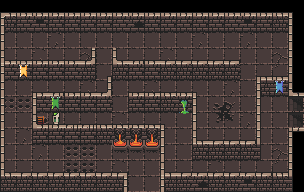

Rendered tile map (Tiled .tmx) drawn with the repository's tilesets; below, a short description and the full map source, tile grids included:
An orthogonal 19x12 tile map with 16x16 px tiles, 4 tile layers (Floor, PNJs, Collisions, Calque de Tuiles 4).

<map version="1.8" tiledversion="1.8.4" orientation="orthogonal" renderorder="right-down" width="19" height="12" tilewidth="16" tileheight="16" infinite="0" nextlayerid="6" nextobjectid="1">
 <editorsettings>
  <export target="Labyrinthe.js" format="js" />
 </editorsettings>
 <tileset firstgid="1" source="0x72_DungeonTilesetII_v1.3.tsx" />
 <layer id="3" name="Floor" width="19" height="12">
  <data encoding="csv">
0,0,0,0,0,0,0,0,0,0,0,0,0,0,0,0,0,0,0,
130,130,130,130,130,130,130,130,130,130,130,130,130,130,130,130,130,130,0,
130,130,130,132,130,130,130,130,130,130,130,130,132,130,130,132,130,130,0,
130,130,132,130,130,131,130,130,130,130,132,130,130,130,130,130,130,131,0,
34,34,34,34,34,34,130,130,130,130,130,130,130,130,130,130,130,163,0,
130,130,130,130,130,132,130,130,130,132,130,130,130,130,132,130,130,130,0,
354,354,34,34,34,34,34,130,130,130,130,130,130,164,162,130,130,130,358,
130,130,196,130,130,130,130,132,130,130,130,197,130,194,195,132,130,130,358,
130,132,130,130,130,130,130,130,130,130,130,130,130,130,130,130,130,130,0,
130,130,132,130,354,354,130,130,130,130,130,130,130,130,130,130,130,131,0,
130,130,130,130,354,354,130,132,130,130,130,130,130,132,130,130,130,163,0,
0,130,130,0,0,0,0,0,130,130,0,0,0,0,0,0,0,0,0
</data>
 </layer>
 <layer id="4" name="PNJs" width="19" height="12">
  <data encoding="csv">
0,0,0,0,0,0,0,0,0,0,0,0,0,0,0,0,0,0,0,
0,0,0,0,0,0,0,0,0,0,0,0,0,0,0,0,0,0,0,
0,0,0,0,0,0,0,0,0,0,0,0,0,0,0,0,0,0,0,
0,0,0,0,0,0,0,0,0,0,0,0,0,0,0,0,0,0,0,
0,0,0,0,0,0,0,0,0,0,0,0,0,0,0,0,0,0,0,
0,0,0,0,0,0,0,0,0,0,0,0,0,0,0,0,0,0,0,
0,0,0,0,0,0,0,0,0,0,0,0,0,0,0,0,0,0,0,
0,0,0,312,0,0,0,0,0,0,0,0,0,0,0,0,0,0,0,
0,0,0,0,0,0,0,0,0,0,0,0,0,0,0,0,0,0,0,
0,0,0,0,0,0,0,0,0,0,0,0,0,0,0,0,0,0,0,
0,0,0,0,0,0,0,0,0,0,0,0,0,0,0,0,0,0,0,
0,0,0,0,0,0,0,0,0,0,0,0,0,0,0,0,0,0,0
</data>
 </layer>
 <layer id="1" name="Collisions" width="19" height="12">
  <data encoding="csv">
326,227,227,227,227,227,227,227,227,227,227,227,227,227,227,227,227,227,226,
294,34,68,34,34,34,34,34,100,34,34,34,34,34,34,68,34,323,258,
258,0,0,0,0,0,0,0,0,0,0,0,0,0,0,0,0,0,258,
291,227,227,227,227,261,0,262,228,227,325,325,325,325,325,0,0,0,258,
258,99,0,0,0,324,225,323,34,34,323,323,323,323,323,0,227,227,258,
258,0,227,228,227,227,261,0,227,227,227,227,226,0,0,0,259,67,262,
258,0,258,98,0,0,0,0,34,34,323,165,258,0,0,0,258,0,0,
258,0,262,227,3,3,227,227,227,227,226,0,258,0,0,0,258,0,0,
258,0,34,34,34,34,323,37,38,39,258,0,291,325,325,325,258,0,258,
258,0,0,0,0,0,0,69,70,71,258,0,323,323,323,323,290,0,258,
291,325,325,325,325,325,325,325,0,0,291,325,325,325,325,325,325,227,258,
323,323,323,323,323,323,323,260,0,0,259,323,100,323,323,68,323,323,290
</data>
 </layer>
 <layer id="5" name="Calque de Tuiles 4" width="19" height="12">
  <data encoding="csv">
0,0,0,0,0,0,0,0,0,0,0,0,0,0,0,0,0,0,0,
0,0,0,0,0,0,0,0,0,0,0,0,0,0,0,0,0,0,0,
0,0,0,0,0,0,0,0,0,0,0,0,0,0,0,0,0,0,0,
0,0,0,0,0,0,0,0,0,0,0,0,0,0,0,0,0,0,0,
0,0,0,0,0,0,0,0,0,0,0,0,0,0,0,0,0,0,0,
0,0,0,0,0,0,0,0,0,0,0,0,0,0,0,0,0,0,0,
0,0,0,0,0,0,0,0,0,0,0,0,0,0,0,0,0,0,0,
0,0,0,0,0,0,0,0,0,0,0,0,0,0,0,0,0,0,0,
0,0,0,0,0,0,0,0,0,0,0,0,0,0,0,0,0,0,1073742051,
0,0,0,0,0,0,0,0,0,0,0,0,0,0,0,0,0,0,0,
0,0,0,0,0,0,0,0,0,0,0,0,0,0,0,0,0,0,0,
0,0,0,0,0,0,0,0,0,0,0,0,0,0,0,0,0,0,0
</data>
 </layer>
</map>
